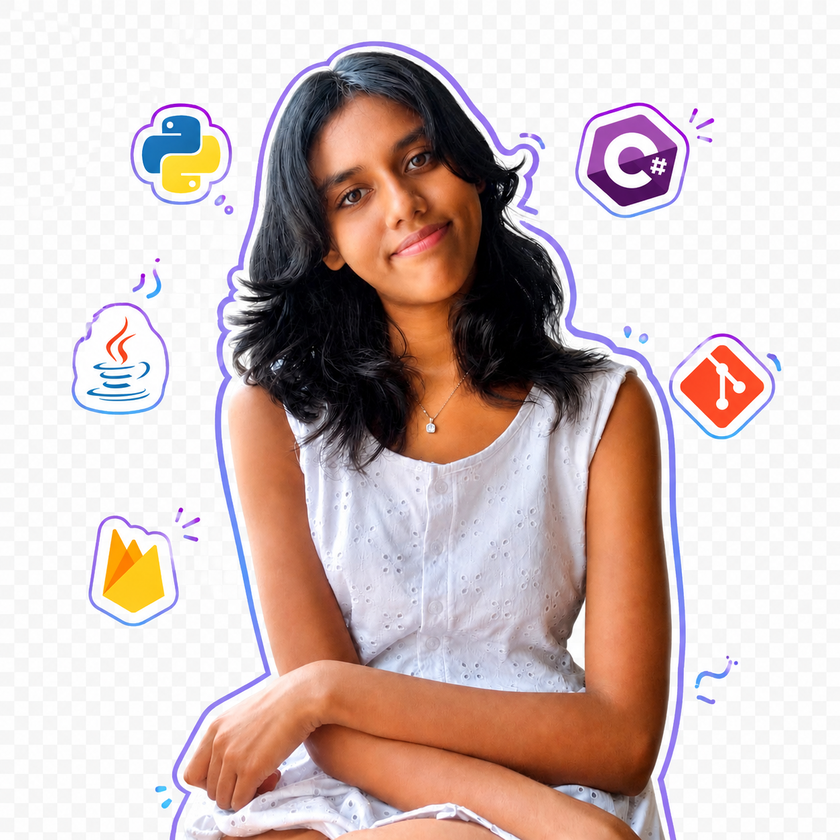
#> input picture images/profile.png, 840 x 840 px, shrunk from 1254 x 1254 before the run
$ python remove_bg.py
#> lines starting #> are read from the running program, lines starting #| are printed output that depends on the picture; after the words box and inside, x2 and y2 are one past the last pixel; in counts of white or black regions, pixels touching at a corner belong together
from PIL import Image
import numpy as np
from collections import deque

img = Image.open("images/profile.png").convert("RGBA")
data = np.array(img, dtype=np.uint8)
h, w = data.shape[:2]
#> h = 840; w = 840

# --- Edge-based flood fill to detect ONLY the outer background ---
# Start from all 4 edges and flood-fill outward
# Background = checkerboard = near-white OR near-light-grey pixels

def is_background(r, g, b):
    # Checkerboard has two colors: white (~255,255,255) and light grey (~200-220,200-220,200-220)
    is_white = (r > 230 and g > 230 and b > 230)
    is_grey  = (r > 190 and g > 190 and b > 190 and
                abs(int(r) - int(g)) < 20 and abs(int(g) - int(b)) < 20)
    return is_white or is_grey

# BFS flood fill from edges
visited = np.zeros((h, w), dtype=bool)
queue = deque()

# Seed from all edges
for x in range(w):
    for y in [0, h-1]:
        r, g, b, a = data[y, x]
        if is_background(r, g, b) and not visited[y, x]:
            visited[y, x] = True
            queue.append((y, x))
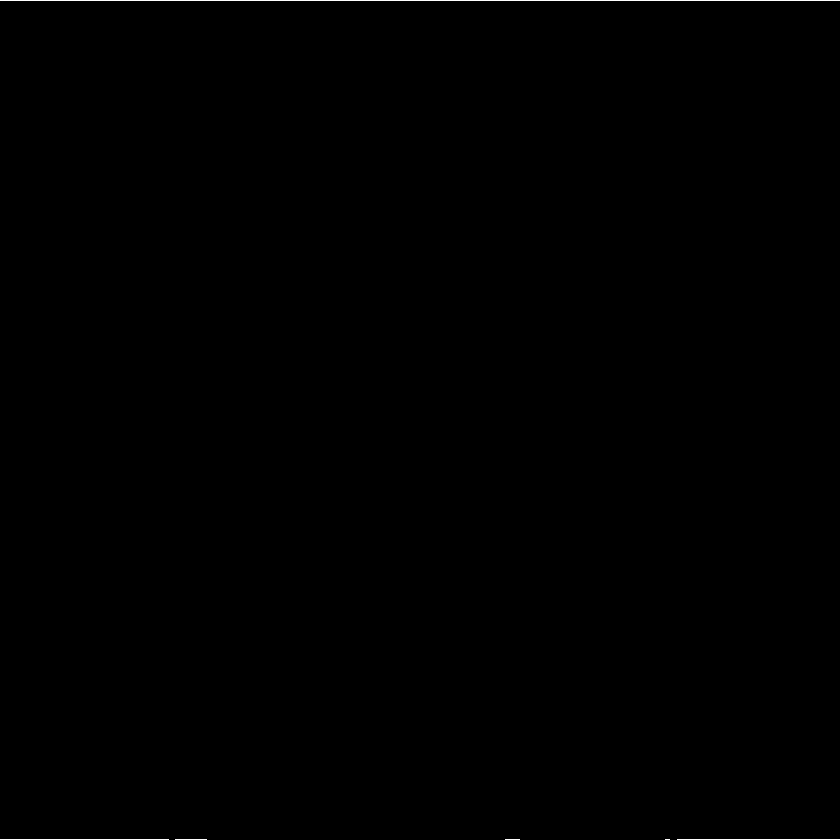
#> visited: shape (840, 840) bool; 0.17% white in thin lines or dots

for y in range(h):
    for x in [0, w-1]:
        r, g, b, a = data[y, x]
        if is_background(r, g, b) and not visited[y, x]:
            visited[y, x] = True
            queue.append((y, x))
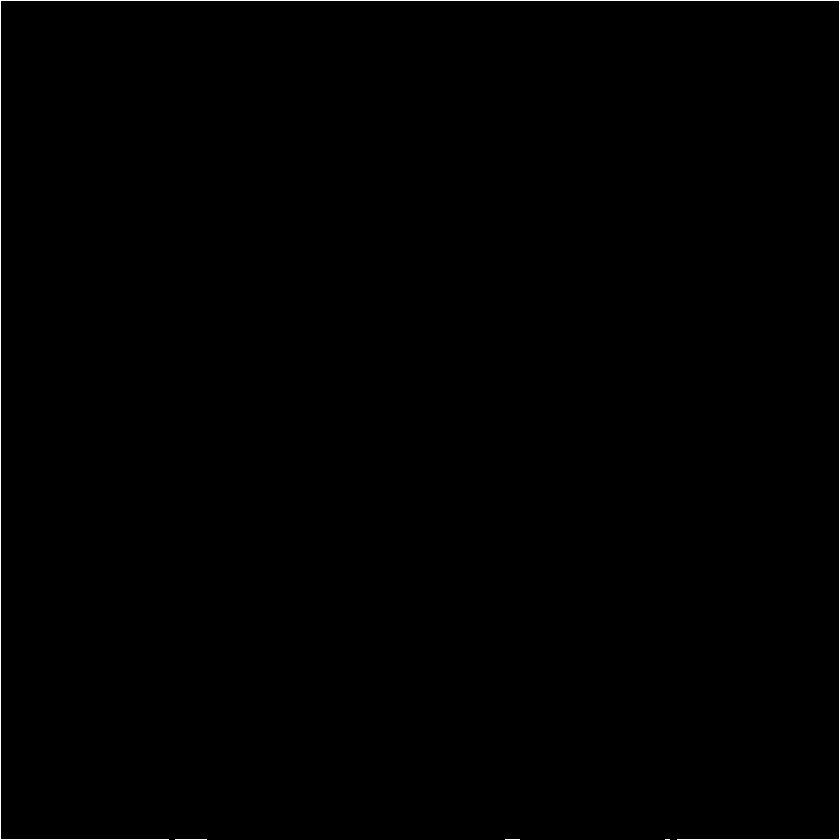
#> visited: shape (840, 840) bool; 0.41% white in thin lines or dots

# BFS
while queue:
    y, x = queue.popleft()
    for dy, dx in [(-1,0),(1,0),(0,-1),(0,1)]:
        ny, nx = y + dy, x + dx
        if 0 <= ny < h and 0 <= nx < w and not visited[ny, nx]:
            r, g, b, a = data[ny, nx]
            if is_background(r, g, b):
                visited[ny, nx] = True
                queue.append((ny, nx))
#> this loop made 375182 passes
#> (y, x) on passes 1 to 3: (0, 0), (839, 0), (0, 1)
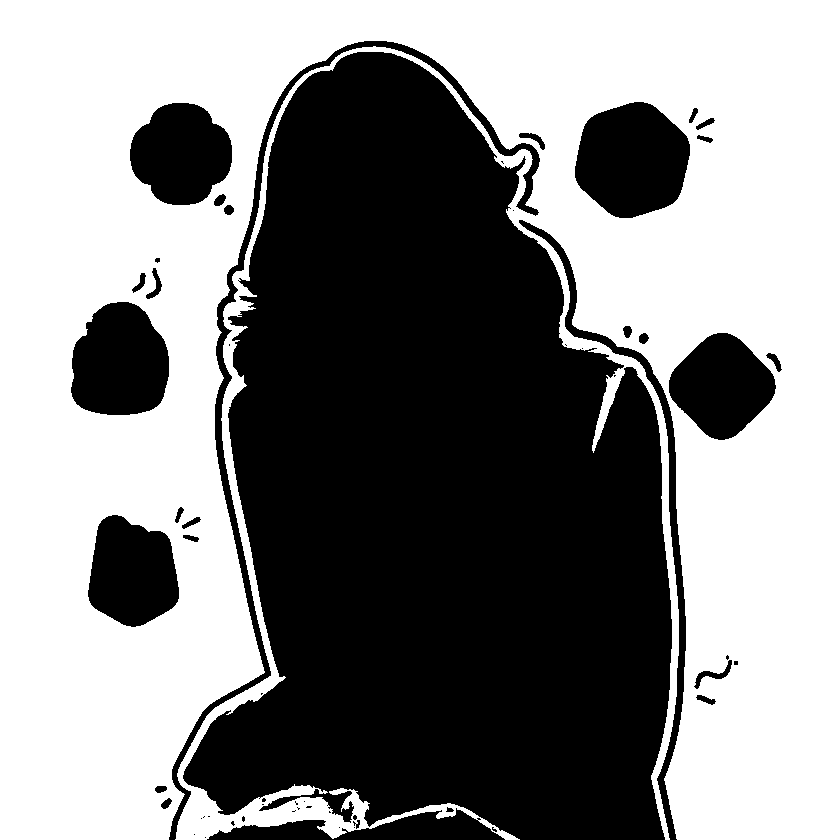
#> visited: shape (840, 840) bool; 53.2% white; 58 black regions (28 under 20 px), largest, box (x1, y1, x2, y2) and area: (183, 52, 672, 840) 268902, (575, 102, 690, 218) 10204, (71, 302, 169, 415) 8849

# Make all flood-filled (background) pixels transparent
data[visited] = [0, 0, 0, 0]

result = Image.fromarray(data)
result.save("images/profile_transparent_v2.png")
print(f"Done! Removed {visited.sum()} background pixels. Saved as profile_transparent_v2.png")
#| Done! Removed 375182 background pixels. Saved as profile_transparent_v2.png
